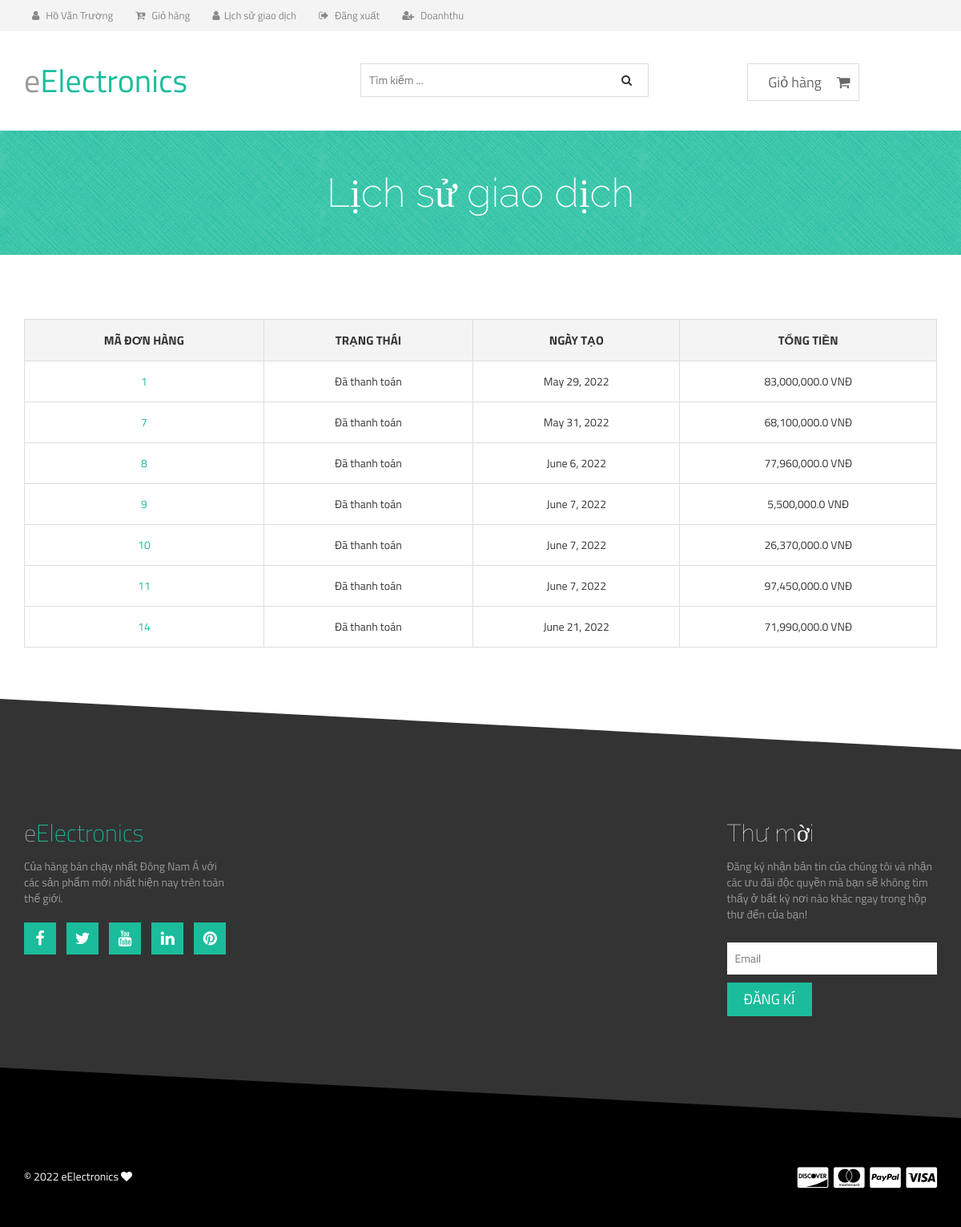
Screenshot of /home/cart/history/ (signed in) with the database file from the repository.
### user/models.py (models this page shows)
class User(models.Model):
    id_user = models.IntegerField(primary_key=True,null=False)
    username = models.CharField(max_length=100,null=False)
    password = models.CharField(max_length=100,null=False)
    hoten = models.CharField(max_length=100)
    gioitinh = models.BooleanField(default=True)
    diachi = models.CharField(max_length=100)
    dienthoai =  models.CharField(max_length=100)
    email = models.EmailField(max_length=100)
    quyen = models.BooleanField(default=True)
    image = models.ImageField(upload_to='users/', blank=True)

### donhangs/models.py (models this page shows)
class DonHang(models.Model):
    id = models.AutoField(primary_key=True)
    user = models.ForeignKey(
        User,
        on_delete=models.CASCADE,
    )
    ngaydat = models.DateField(default=datetime.datetime.now)
    hoten = models.CharField(max_length=100,blank=True,default='')
    dienthoai = models.CharField(max_length=100,blank=True,default='')
    diachinhan = models.CharField(max_length=100,blank=True,default='')
    ghichu = models.CharField(max_length=1000,blank=True,default='')
    trangthai = models.BooleanField(default=False)
    tongtien = models.FloatField(null=False,default=0)

### donhangs/views.py (the view)
# urls.py: path('history/', views.history, name='history'),
def history(request):
    id = request.session['id_user']
    user = User.objects.get(pk=id)
    donhang = DonHang.objects.filter(user=user).order_by('trangthai')
    return render(request,'store/history.html',{'listorder':donhang})

### templates/store/history.html
{% extends 'store/base.html'%} {% load static%} {% load humanize %} {% block contentblock%}
<div class="product-big-title-area">
  <div class="container">
    <div class="row">
      <div class="col-md-12">
        <div class="product-bit-title text-center">
          <h2>Lịch sử giao dịch</h2>
        </div>
      </div>
    </div>
  </div>
</div>
<div class="single-product-area">
  <div class="zigzag-bottom"></div>
  <div class="container">
    <div class="row">
      <div class="col-md-12">
        <div class="product-content-right">
          <div class="woocommerce">
            {% if listorder %}
            <table cellspacing="0" class="shop_table cart">
              <thead>
                <tr>
                  <th class="product-name">Mã Đơn hàng</th>
                  <th class="product-price">Trạng thái</th>
                  <th class="product-quantity">Ngày tạo</th>
                  <th class="product-subtotal">Tổng tiền</th>
                </tr>
              </thead>
              <tbody>
                {% for item in listorder %}
                <tr class="cart_item">
                  <td class="product-price">
                    {% if item.trangthai == True %}
                    <a href="{% url 'donhangs:chitiet' item.id %}"><span class="amount">{{item.id}}</span></a>
                    {%else%}
                    <a href="{% url 'donhangs:view_cart' %}"><span class="amount">{{item.id}}</span></a>
                    {%endif%}
                  </td>
                  <td class="product-price">
                    <span class="amount"
                      >{% if item.trangthai == True %} Đã thanh toán {%else%} Chưa thanh toán {%endif%}</span
                    >
                  </td>
                  <td class="product-subtotal">
                    <span class="amount">{{item.ngaydat}}</span>
                  </td>
                  <td class="product-subtotal">
                    <span class="amount">{{item.tongtien|intcomma}} VNĐ</span>
                  </td>
                </tr>
                {% endfor %}
              </tbody>
            </table>
            {% else %}
            <h2 style="text-align: center">Không có đơn hàng</h2>
            {% endif %}
          </div>
        </div>
      </div>
    </div>
  </div>
</div>
{% endblock %}

### templates/store/base.html (shortened to what this page needs)
{% load static %}
<!DOCTYPE html>
<html lang="en">
  <head>
    <link
      rel="stylesheet"
      href="http://maxcdn.bootstrapcdn.com/bootstrap/3.2.0/css/bootstrap.min.css"
    />
    <link
      rel="stylesheet"
      href="http://maxcdn.bootstrapcdn.com/font-awesome/4.3.0/css/font-awesome.min.css"
    />
    <link rel="stylesheet" href=" {% static 'css/owl.carousel.css' %}" />
    <link rel="stylesheet" href=" {% static 'css/style.css' %}" />
    <link rel="stylesheet" href=" {% static 'css/responsive.css' %}" />
  </head>
  <body>
    <div class="header-area">
      <div class="container">
        <div class="row">
          <div class="col-md-8">
            <div class="user-menu">
              <ul>
                <li>
                  {% if request.session.hoten %}
                   <a href="{% url 'user:profile' request.session.id_user %}"><i class="fa fa-user"></i>
                    {{request.session.hoten}} </a>
                    {% else %}
                   <a ><i class="fa fa-user"></i>
                    User
                    {% endif %}
                </li>
                <li>
                  <a href="{% url 'donhangs:view_cart' %}"><i class="fa fa-cart-arrow-down"></i> Giỏ hàng </a>
                </li>
                <li>
                  {% if request.session.id_user %}
                <li>
                  <a href="{% url 'donhangs:history' %}"><i class="fa fa-user"></i>Lịch sử giao dịch </a>
                </li>
                {% endif %}
                <li>
                  {% if request.session.id_user %}
                  <a href="{% url 'user:logout' %}"><i class="fa fa-sign-out"></i> Đăng xuất </a>
                  {% else %}
                  <a href="{% url 'user:login' %}"><i class="fa fa-sign-in"></i> Đăng nhập </a>
                  {% endif %}
                </li>
                {% if  request.session.quyen %}
                <li>
                  <a href="{% url 'donhangs:doanhthu' %}"><i class="fa fa-user-plus"></i> Doanhthu </a>
                </li>
                {% endif %}
              </ul>
            </div>
          </div>
          </div>
        </div>
      </div>
    <div class="site-branding-area">
      <div class="container">
        <div class="row">
          <div class="col-sm-4">
            <div class="logo">
              <h1>
                <a href="{% url 'sanpham:home' %}">e<span>Electronics</span></a>
              </h1>
            </div>
          </div>
          <div  class="col-sm-4" style="margin-top:40px" >
            <form action="{% url 'sanpham:search'%}" method="post">
              <div>
                <input name="noidung" type="text" placeholder="Tìm kiếm ..." style="width:100%;margin-left:30px;" ><button style="position:absolute; right: 0%;top:25%; border: none;background-color: transparent;"><i class="fa fa-search" ></i> </button>
              </div>
            </form>
          </div>
          <div class="col-sm-3">
            <div class="shopping-item">
              <a style="margin-left: 15px;" href="{% url 'donhangs:view_cart' %}"
                >Giỏ hàng <i class="fa fa-shopping-cart"></i>
              </a>
            </div>
          </div>
        </div>
      </div>
    </div>
    {% block contentblock %}
    {% endblock %}
    <div class="footer-top-area">
      <div class="zigzag-bottom"></div>
      <div class="container">
        <div class="row">
          <div class="col-md-3 col-sm-6">
            <div class="footer-about-us">
              <h2>e<span>Electronics</span></h2>
              <p>
                Của hàng bán chạy nhất Đông Nam Á với các sản phẩm mới nhất hiện nay trên toàn thế giới.
              </p>
              <div class="footer-social">
                <a href="#" target="_blank"><i class="fa fa-facebook"></i></a>
                <a href="#" target="_blank"><i class="fa fa-twitter"></i></a>
                <a href="#" target="_blank"><i class="fa fa-youtube"></i></a>
                <a href="#" target="_blank"><i class="fa fa-linkedin"></i></a>
                <a href="#" target="_blank"><i class="fa fa-pinterest"></i></a>
              </div>
            </div>
          </div>
          <div class="col-md-3 col-sm-6"  style="display:float;float:right">
            <div class="footer-newsletter">
              <h2 class="footer-wid-title">Thư mời</h2>
              <p>
                Đăng ký nhận bản tin của chúng tôi và nhận các ưu đãi độc quyền mà bạn sẽ không tìm thấy ở bất kỳ nơi nào khác ngay trong hộp thư đến của bạn!
              </p>
              <div class="newsletter-form">
                <form action="#">
                  <input type="email" placeholder="Email" />
                  <input type="submit" value="Đăng kí" />
                </form>
              </div>
            </div>
          </div>
        </div>
      </div>
    </div>
    <div class="footer-bottom-area">
      <div class="container">
        <div class="row">
          <div class="col-md-8">
            <div class="copyright">
              <p>
                &copy; 2022 eElectronics
                <i class="fa fa-heart"></i>
              </p>
            </div>
          </div>
          <div class="col-md-4">
            <div class="footer-card-icon">
              <i class="fa fa-cc-discover"></i>
              <i class="fa fa-cc-mastercard"></i>
              <i class="fa fa-cc-paypal"></i>
              <i class="fa fa-cc-visa"></i>
            </div>
          </div>
        </div>
      </div>
    </div>
  </body>
</html>

### static/css/style.css (style rules this page uses)
h1, h2, h3, h4, h5, h6 { font-weight: 700; margin: 0 0 15px; }
body { font-family: "Titillium Web", sans-serif; }
.header-area { background: none repeat scroll 0 0 #f4f4f4; }
.header-area a { color: #888; }
.user-menu ul { list-style: outside none none; margin: 0; padding: 0; }
.user-menu li { display: inline-block; }
.user-menu li a { display: block; font-size: 13px; margin-right: 5px; padding: 10px; }
.user-menu li a i.fa { margin-right: 5px; }
.logo h1 { font-size: 40px; margin: 40px 0; font-weight: 400; }
.logo h1 a { color: #999; }
.logo h1 a span { color: #1abc9c; }
.shopping-item { border: 1px solid #ddd; float: right; font-size: 18px; margin-top: 40px; padding: 10px; position: relative; }
.shopping-item a { color: #666; }
.shopping-item i.fa { margin-left: 15px; }
.slider-area, .promo-area, .brands-area, .maincontent-area, .footer-top-area, .product-widget-area, .product-breadcroumb-area, .single-product-area { position: relative; overflow: hidden; }
.zigzag-bottom { background: none repeat scroll 0 0 #1abc9c; bottom: -80px; height: 165px; left: -5%; position: absolute; transform: rotate(3deg); width: 108%; z-index: 9; }
.footer-top-area .zigzag-bottom { background: #000; }
.footer-top-area { background: none repeat scroll 0 0 #333; color: #999; padding: 35px 0 180px; }
.footer-bottom-area { background: #000; color: #fff; }
.footer-about-us span { color: #1abc9c; }
.footer-wid-title { font-family: raleway; font-size: 30px; font-weight: 100; color: #fff; }
.footer-about-us h2 { font-weight: 200; }
.footer-social a { background: none repeat scroll 0 0 #1abc9c; color: #fff; display: inline-block; font-size: 20px; height: 40px; margin-bottom: 10px; margin-right: 10px; padding-top: 5px; text-align: center; width: 40px; border: 1px solid #1abc9c; }
.footer-social { margin-top: 20px; }
.newsletter-form input[type="email"] { background: none repeat scroll 0 0 #fff; border: medium none; margin-bottom: 10px; padding: 10px; width: 100%; }
.newsletter-form input[type="submit"] { background: none repeat scroll 0 0 #1abc9c; border: medium none; color: #fff; display: inline-block; font-size: 18px; padding: 7px 20px; text-transform: uppercase; border: 1px solid #1abc9c; }
.newsletter-form { margin-top: 25px; }
a { color: #1abc9c; }
.footer-bottom-area { background: none repeat scroll 0 0 #000; color: #fff; padding-bottom: 40px; }
.footer-card-icon { font-size: 30px; text-align: right; }
.copyright>p { margin: 10px 0 0; }
.product-big-title-area { background: url(img/crossword.png) repeat scroll 0 0 #1abc9c; }
.product-bit-title h2 { font-family: raleway; font-size: 50px; font-weight: 200; margin: 0; padding: 50px 0; color: #fff; }
.single-product-area .zigzag-bottom { background-color: #333333; }
.single-product-area { padding: 80px 0 130px; }
input[type="text"], input[type="password"], input[type="email"], textarea { border: 1px solid #ddd; padding: 10px; }
input[type="submit"], button[type="submit"] { background: none repeat scroll 0 0 #1abc9c; border: medium none; color: #fff; padding: 11px 20px; text-transform: uppercase; }
.product-name { font-size: 25px; margin-bottom: 20px; }
table.shop_table { border-bottom: 1px solid #ddd; border-right: 1px solid #ddd; margin-bottom: 50px; width: 100%; }
table.shop_table th, table.shop_table td { border-left: 1px solid #ddd; border-top: 1px solid #ddd; padding: 15px; text-align: center; }
table.shop_table th { background: none repeat scroll 0 0 #f4f4f4; font-size: 15px; text-transform: uppercase; }

### static/css/responsive.css (style rules this page uses)
@media only screen and (min-width: 992px) and (max-width: 1280px) { input[type="submit"], button[type="submit"] { padding: 11px 15px; } }

### rows the page displays
User: session.hoten "Hồ Văn Trường"
DonHang: id "1", trangthai "Đã thanh toán", ngaydat "May 29, 2022", tongtien "83,000,000.0"
DonHang: id "7", trangthai "Đã thanh toán", ngaydat "May 31, 2022", tongtien "68,100,000.0"
DonHang: id "8", trangthai "Đã thanh toán", ngaydat "June 6, 2022", tongtien "77,960,000.0"
DonHang: id "9", trangthai "Đã thanh toán", ngaydat "June 7, 2022", tongtien "5,500,000.0"
DonHang: id "10", trangthai "Đã thanh toán", ngaydat "June 7, 2022", tongtien "26,370,000.0"
DonHang: id "11", trangthai "Đã thanh toán", ngaydat "June 7, 2022", tongtien "97,450,000.0"
DonHang: id "14", trangthai "Đã thanh toán", ngaydat "June 21, 2022", tongtien "71,990,000.0"
